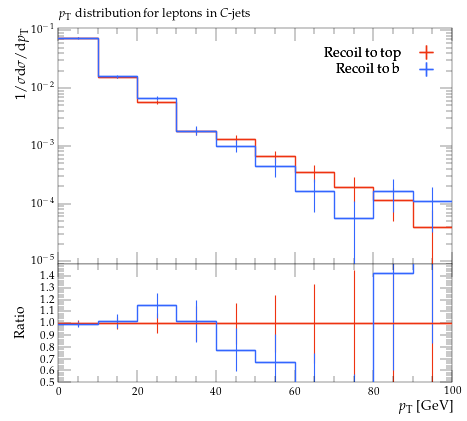

Write Python code to recreate this figure.
#! /usr/bin/env python

# This Python script was auto-generated using YODA v2.0.2.
# Analysis object: /MC_HFDECAYS/lepton_pT_C_jets
# Timestamp: 31-07-2026 (13:13:53)

import matplotlib as mpl
import matplotlib.pyplot as plt
mpl.use('Agg') # comment out for interactive use
import os
import numpy as np

plotDir = os.path.split(os.path.realpath(__file__))[0]
if 'YODA_USER_PLOT_PATH' in globals():
    plot_outdir = globals()['YODA_USER_PLOT_PATH']
else:
    plot_outdir = plotDir

#plot style
plt.style.use(os.path.join(plotDir, '../default.mplstyle'))
# plot metadata
figW, figH = plt.rcParams['figure.figsize']
ax_xLabel = r'$p_\mathrm{T}$ [GeV]'
ax_yLabel = r'$1/\sigma \mathrm{d}\sigma/\mathrm{d}p_\mathrm{T}$'
ax_title  = r'$p_\mathrm{T}$ distribution for leptons in $C$-jets'
ax_xScale = 'linear'
ax_yScale = 'log'
xLims = (0.0, 100.0)
yLims = (9e-06, 0.11000000000000001)

# TeX-friendly labels for the legend
labels = {
    'legend' : ([ r"Recoil to top", r"Recoil to b" ], r""),
}

# Adjust canvas width and height
canvasW = 10.0
canvasH = 9.0
figW *= canvasW/10.
figH *= canvasH/9.

# Create figure and axis objects
fig, (ax, ratio0_ax) = plt.subplots(2, 1, sharex=True,
                  figsize=(figW,figH), gridspec_kw={'height_ratios': (6.0, 3.0)})

# Set figure margins
plt.subplots_adjust(
    left   = 1.0 * plt.rcParams['figure.subplot.left'],
    right  = 1.0 * plt.rcParams['figure.subplot.right'],
    top    = 1.0 * plt.rcParams['figure.subplot.top'],
    bottom = 1.0 * plt.rcParams['figure.subplot.bottom'])

ratio0_ax.yaxis.set_major_locator(mpl.ticker.MultipleLocator(0.1))
ratio0_ax.set_ylim(0.5, 1.4999)
ratio0_ax.set_ylabel('Ratio')

# the numerical data is stored in a separate file
dataf = dict()
prefix = os.path.split(__file__)[0]
if prefix:    prefix = prefix + '/'
exec(open(prefix+'lepton_pT_C_jets__data.py').read(), dataf)


legend_handles = dict() # keep track of handles for the legend

# style options for curves
# starts at zorder>=5 to draw curve on top of legend
styles = {
  'recoil_t': {
    'color' : '#EE3311',
    'linestyle' : '-',
    'linewidth' : 1,
    'marker' : 'none',
    'markersize' : 2,
    'capsize' : 0.0,
    'zorder' : 5,
    'histstyle' : 1,
    'drawstyle' : 'steps-pre',
    'xerrorbars' : 1,
    'yerrorbars' : 1,
    'fillcolor' : None,
    'fillopacity' : 1.0,
    'ratio0_linestyle' : '-',
    'ratio0_linewidth' : 1,
    'ratio0_marker' : 'none',
    'ratio0_markersize' : 2,
    'ratio0_capsize' : 0.0,
    'ratio0_zorder' : 5,
    'ratio0_histstyle' : 1,
    'ratio0_drawstyle' : 'steps-pre',
    'ratio0_xerrorbars' : 1,
    'ratio0_yerrorbars' : 1,
  },
  'recoil_b': {
    'color' : '#3366FF',
    'linestyle' : '-',
    'linewidth' : 1,
    'marker' : 'none',
    'markersize' : 2,
    'capsize' : 0.0,
    'zorder' : 6,
    'histstyle' : 1,
    'drawstyle' : 'steps-pre',
    'xerrorbars' : 1,
    'yerrorbars' : 1,
    'fillcolor' : None,
    'fillopacity' : 1.0,
    'ratio0_linestyle' : '-',
    'ratio0_linewidth' : 1,
    'ratio0_marker' : 'none',
    'ratio0_markersize' : 2,
    'ratio0_capsize' : 0.0,
    'ratio0_zorder' : 6,
    'ratio0_histstyle' : 1,
    'ratio0_drawstyle' : 'steps-pre',
    'ratio0_xerrorbars' : 1,
    'ratio0_yerrorbars' : 1,
  },
}

# curve from input yoda files in main panel
for label, yvals in dataf['yvals'].items():
    if all(np.isnan(v) for v in dataf['yvals'][label]):
        continue
    tmp = None
    if styles[label]['histstyle']: # draw as histogram
        xpos = dataf['xedges'][label] if styles[label]['drawstyle'] else dataf['xpoints'][label]
        ypos = np.insert(yvals, 0, yvals[0]) if styles[label]['drawstyle'] else yvals
        if styles[label]['fillcolor']: # fill area below curve
            ax.fill_between(xpos, ypos, step='pre',
                            color=styles[label]['fillcolor'],
                            alpha=styles[label]['fillopacity'])
        tmp, = ax.plot(xpos, ypos,
                       color=styles[label]['color'],
                       linestyle=styles[label]['linestyle'],
                       linewidth=styles[label]['linewidth'],
                       drawstyle=styles[label]['drawstyle'], solid_joinstyle='miter',
                       zorder=styles[label]['zorder'], label=label)
    tmp = ax.errorbar(dataf['xpoints'][label], yvals,
                      xerr=np.array(dataf['xerrs'][label])*styles[label]['xerrorbars'],
                      yerr=np.array(dataf['yerrs'][label])*styles[label]['yerrorbars'],
                      fmt=styles[label]['marker'], capsize=styles[label]['capsize'],
                      markersize=styles[label]['markersize'],
                      ecolor=styles[label]['color'],
                      color=styles[label]['color'], zorder=styles[label]['zorder'])
    tmp[-1][0].set_linestyle(styles[label]['linestyle'])
    tmp[-1][0].set_linewidth(styles[label]['linewidth'])
    if label in dataf['add_legend_handle']:  legend_handles[label] = tmp
    for varLabel in dataf['variation_yvals'].keys():
        if varLabel.startswith(label):
            tmp, = ax.plot(dataf['xedges'][label], dataf['variation_yvals'][varLabel],
                           color=styles[label]['color'],
                           linestyle=styles[label]['linestyle'],
                           linewidth=styles[label]['linewidth'],
                           drawstyle='steps-pre', solid_joinstyle='miter',
                           zorder=styles[label]['zorder'], alpha=0.5)


# plots on ratio panel
# curve from input yoda files in ratio panel
for label, yvals in dataf['ratio0_yvals'].items():
    if all(np.isnan(v) for v in yvals):
        continue
    if styles[label]['ratio0_histstyle']: # plot as histogram
        xpos = dataf['xedges']['recoil_t'] if styles[label]['ratio0_drawstyle'] else dataf['xpoints']['recoil_t']
        ypos = np.insert(yvals, 0, yvals[0]) if styles[label]['ratio0_drawstyle'] else yvals
        ratio0_ax.plot(xpos, ypos,
                       color=styles[label]['color'],
                       linewidth=styles[label]['linewidth'],
                       linestyle=styles[label]['ratio0_linestyle'],
                       drawstyle=styles[label]['ratio0_drawstyle'], zorder=styles[label]['zorder'],
                       solid_joinstyle='miter')
    tmp = ratio0_ax.errorbar(dataf['xpoints']['recoil_t'], yvals,
                             xerr=np.array(dataf['ref_xerrs'])*styles[label]['ratio0_xerrorbars'],
                             yerr=np.array(dataf['ratio0_yerrs'][label])*styles[label]['ratio0_yerrorbars'],
                             fmt=styles[label]['ratio0_marker'], capsize=styles[label]['ratio0_capsize'],
                             markersize=styles[label]['ratio0_markersize'],
                             ecolor=styles[label]['color'],
                             color=styles[label]['color'])
    tmp[-1][0].set_linestyle(styles[label]['ratio0_linestyle'])
    tmp[-1][0].set_linewidth(styles[label]['ratio0_linewidth'])

    for varlabel in dataf['ratio0_variation_vals'].keys():
        if varlabel.startswith(label):
            ratio0_ax.plot(dataf['xedges']['recoil_t'],
                            dataf['ratio0_variation_vals'][varlabel],
                            color=styles[label]['color'],
                            linestyle=styles[label]['linestyle'],
                            linewidth=styles[label]['linewidth'],
                            drawstyle='steps-pre', solid_joinstyle='miter',
                            zorder=1, alpha=0.5)

legend_items = list(legend_handles.values())
ax.add_artist(ax.legend(legend_items,
                        labels['legend'][0],
                        title=labels['legend'][1],
                        alignment='right',
                        loc='upper right',
                        bbox_to_anchor=(1.0, 0.97),markerfirst=False))

# set plot metadata as defined above
ratio0_ax.set_xlabel(ax_xLabel)
ratio0_ax.xaxis.set_label_coords(1., -0.15)
ax.set_ylabel(ax_yLabel, ha='right', va='top')
ax.yaxis.set_label_coords(-0.11, 1.0)
ax.set_title(ax_title, loc='left')
ax.set_xscale(ax_xScale)
ax.set_yscale(ax_yScale)
ax.set_xlim(xLims)
ax.set_ylim(yLims)

# tick formatting
plt.rcParams['xtick.top'] = True
plt.rcParams['ytick.right'] = True
ax.yaxis.set_major_locator(mpl.ticker.LogLocator(base=10.0, numticks=np.inf))
ax.yaxis.set_minor_locator(mpl.ticker.LogLocator(
                           base=10.0, subs=np.arange(0.1, 1, 0.1), numticks=np.inf))
fig.align_ylabels((ax, ratio0_ax))
plt.savefig(os.path.join(plot_outdir, 'lepton_pT_C_jets.pdf'), format='PDF')
plt.savefig(os.path.join(plot_outdir, 'lepton_pT_C_jets.png'), format='PNG')

plt.close(fig)
